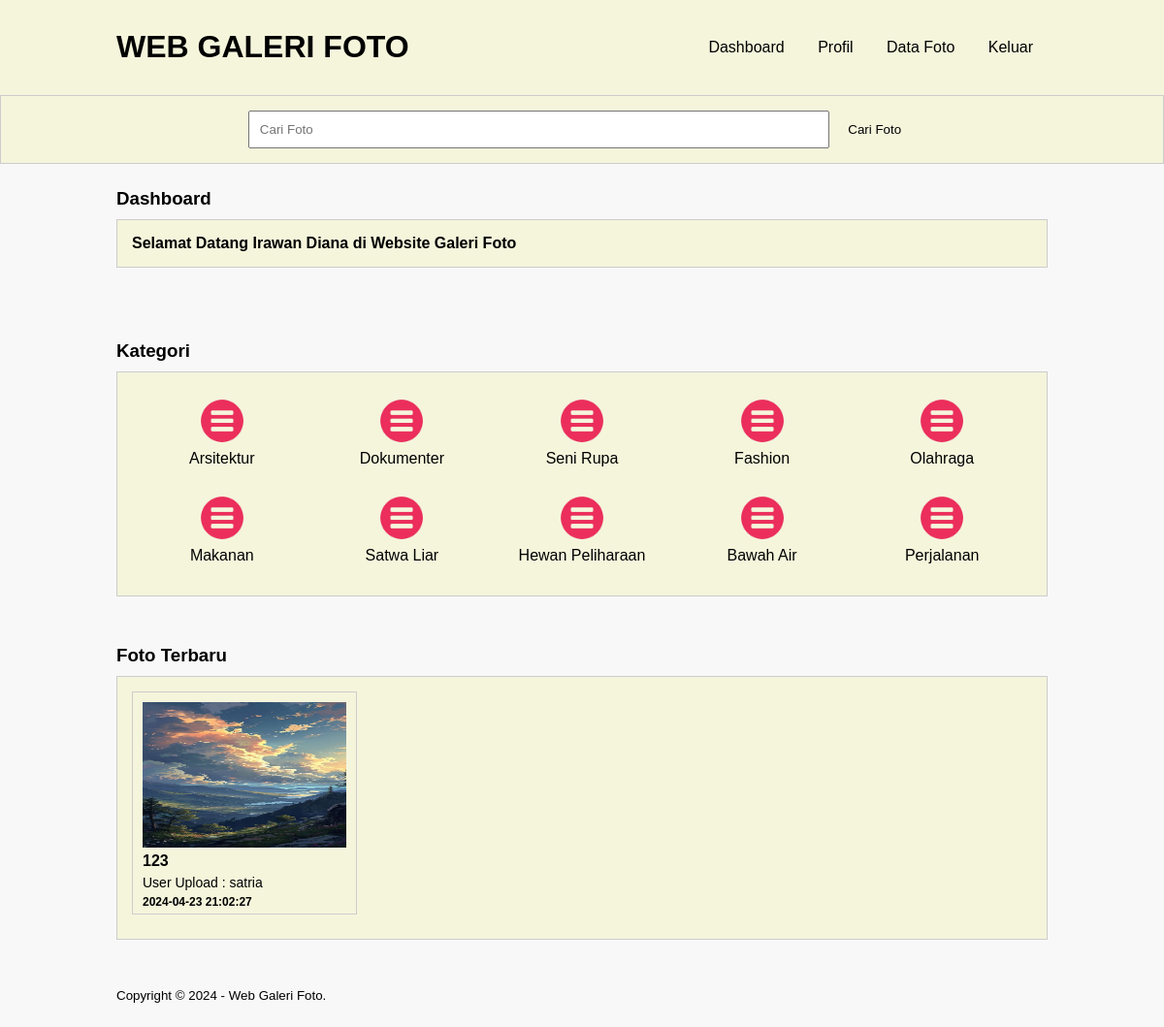
/dashboard.php (signed in), run on the app's committed database.
### tables this page shows
CREATE TABLE `tb_category` (
  `category_id` int(11) NOT NULL,
  `category_name` varchar(25) NOT NULL
);

CREATE TABLE `tb_image` (
  `image_id` int(11) NOT NULL,
  `category_id` int(11) NOT NULL,
  `category_name` varchar(100) NOT NULL,
  `admin_id` int(11) NOT NULL,
  `admin_name` varchar(100) NOT NULL,
  `image_name` varchar(100) NOT NULL,
  `image_description` text NOT NULL,
  `image` varchar(100) NOT NULL,
  `image_status` tinyint(1) NOT NULL,
  `date_created` timestamp NOT NULL DEFAULT CURRENT_TIMESTAMP ON UPDATE CURRENT_TIMESTAMP
);

### dashboard.php (the view, shortened to what this page needs)
<?php
	include 'db.php';
?>
<!DOCTYPE html PUBLIC "-//W3C//DTD XHTML 1.0 Transitional//EN" "http://www.w3.org/TR/xhtml1/DTD/xhtml1-transitional.dtd">
<html xmlns="http://www.w3.org/1999/xhtml">
<head>
<link rel="stylesheet" type="text/css" href="css/style.css">
</head>
<body>
    <header>
        <div class="container">
        <h1><a href="dashboard.php">WEB GALERI FOTO</a></h1>
        <ul>
           <li><a href="dashboard.php">Dashboard</a></li>
           <li><a href="profil.php">Profil</a></li>
           <li><a href="data-image.php">Data Foto</a></li>
           <li><a href="Keluar.php">Keluar</a></li>
        </ul>
        </div>
    </header>
    <div class="search">
        <div class="container">
            <form action="galeri-dash.php">
              <input type="text" name="search" placeholder="Cari Foto" />
              <input type="submit" name="cari" value="Cari Foto" />
            </form>
        </div>
    </div>
    <div class="section">
        <div class="container">
            <h3>Dashboard</h3>
            <div class="box">
                <h4>Selamat Datang <?php echo $_SESSION['a_global']->admin_name ?> di Website Galeri Foto</h4>
            </div>
        </div>
    </div>
    <div class="section">
        <div class="container">
            <h3>Kategori</h3>
            <div class="box">
                <?php
                    $kategori = mysqli_query($conn, "SELECT * FROM tb_category ORDER BY category_id DESC");
					if(mysqli_num_rows($kategori) > 0){
						while($k = mysqli_fetch_array($kategori)){
				?>
                    <a href="galeri-dash.php?kat=<?php echo $k['category_id'] ?>">
                        <div class="col-5">
                            <img src="img/icon-kategori.png" width="50px" style="margin-bottom:5px;" />
                        <p><?php echo $k['category_name'] ?></p>
                        </div>
                    </a>
                <?php }}else{ ?>
                     <p>Kategori tidak ada</p>
                <?php } ?>
            </div>
        </div>
    </div>
    <div class="container">
       <h3>Foto Terbaru</h3>
       <div class="box">
          <?php
              $foto = mysqli_query($conn, "SELECT * FROM tb_image WHERE image_status = 1 ORDER BY image_id DESC LIMIT 8");
			  if(mysqli_num_rows($foto) > 0){
				  while($p = mysqli_fetch_array($foto)){
		  ?>
          <a href="detail-image-dashboard.php?id=<?php echo $p['image_id'] ?>">
          <div class="col-4">
              <img src="foto/<?php echo $p['image'] ?>" height="150px" />
              <p class="nama"><?php echo substr($p['image_name'], 0, 30)  ?></p>
              <p class="admin">User Upload : <?php echo $p['admin_name'] ?></p>
              <p class="admin1"><?php echo $p['date_created']  ?></p>
          </div>
          </a>
          <?php }}else{ ?>
              <p>Foto tidak ada</p>
          <?php } ?>
       </div>
    </div>
    <footer>
        <div class="container">
            <small>Copyright &copy; 2024 - Web Galeri Foto.</small>
        </div>
    </footer>
</body>
</html>

### css/style.css (style rules this page uses)
* { padding: 0; margin: 0; font-family: 'Quicksand', sans-serif; color: #000000; }
body { background-color: #f8f8f8; }
a { color: inherit; text-decoration: none; }
header { background: linear-gradient(to right, #f5f5dc, #f5f5dc); color: #fff; padding: 20px 0; text-align: center; }
header h1 { float: left; padding: 10px 0; }
header ul { float: right; }
header ul li { display: inline-block; }
header ul li a { padding: 20px 15px 20px 15px; display: inline-block; }
footer { padding: 25px 0; }
.container { width: 80%; margin: 0 auto; }
.container:after { content: ''; display: block; clear: both; }
.section { padding: 25px 0; }
.box { background: linear-gradient(to right, #f5f5dc, #f5f5dc); border: 1px solid #ccc; padding: 15px; box-sizing: border-box; margin: 10px 0 25px 0; }
.box:after { content: ''; display: block; clear: both; }
.col-5 { width: 20%; height: 100px; text-align: center; float: left; padding: 10px; box-sizing: border-box; }
.col-4 { width: 25%; height: 230px; border: 1px solid #ccc; float: left; padding: 10px; box-sizing: border-box; margin-bottom: 10px; }
.col-4 img { width: 100%; }
.col-4 .nama { font-weight: bold; color: #000; margin-bottom: 5px; padding-top: 5px; }
.col-4 .admin { color: #000; font-size: 14px; }
.col-4 .admin1 { font-weight: bold; color: #000; font-size: 12px; padding-top: 5px; }
.search { padding: 15px 0; background-color: #f5f5dc; border: 1px solid #ccc; text-align: center; }
.search input[type=text] { width: 60%; padding: 10px; }
.search input[type=submit] { padding: 12px 15px; background: linear-gradient(to right, #f5f5dc, #f5f5dc); color: #000; border: none; cursor: pointer; }

### data on the page
tb_category: category_name "Arsitektur"
tb_category: category_name "Dokumenter"
tb_category: category_name "Seni Rupa"
tb_category: category_name "Fashion"
tb_category: category_name "Olahraga"
tb_category: category_name "Makanan"
tb_category: category_name "Satwa Liar"
tb_category: category_name "Hewan Peliharaan"
tb_category: category_name "Bawah Air"
tb_category: category_name "Perjalanan"
tb_image: image (picture), image_name "123", admin_name "satria", date_created "2024-04-23 21:02:27"

### other printed values
$_SESSION['a_global']->admin_name "Irawan Diana"
